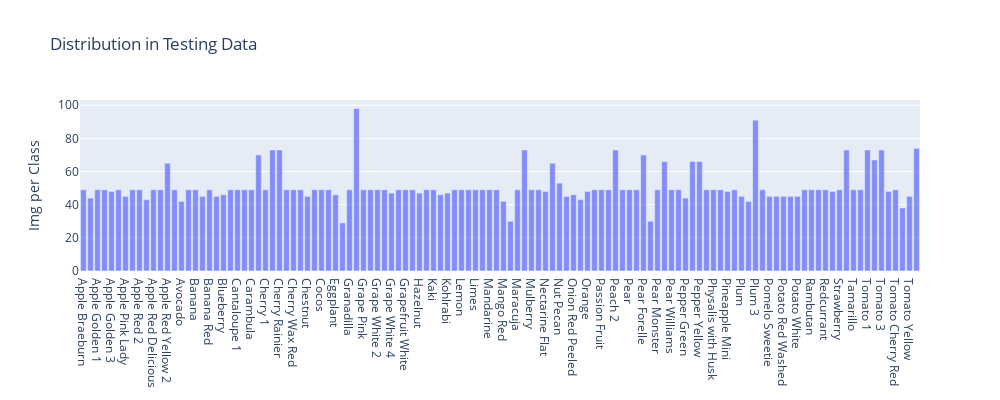

The notebook cell saved with this chart:
### Code cell
#Test Data Plot
configure_plotly_browser_state()
x1, y1 = create_stack_bar_data('classes', testing_data)
x1 = list(test_batches.class_indices.keys())

trace1 = go.Bar(x=x1, y=y1, opacity=0.75, name="Img per Class")
layout = dict(height=400, width=1000, title='Distribution in Testing Data', legend=dict(orientation="h"), 
                yaxis = dict(title = 'Img per Class'))
fig = go.Figure(data=[trace1], layout=layout);
iplot(fig);

### Figure 1 — Plotly figure (JSON) as saved in the notebook; plotly's stock layout.template omitted (floating-point values rounded to 4 significant figures)
{"data": [{"opacity": 0.75, "x": ["Apple Braeburn", "Apple Crimson Snow", "Apple Golden 1", "Apple Golden 2", "Apple Golden 3", "Apple Granny Smith", "Apple Pink Lady", "Apple Red 1", "Apple Red 2", "Apple Red 3", "Apple Red Delicious", "Apple Red Yellow 1", "Apple Red Yellow 2", "Apricot", "Avocado", "Avocado ripe", "Banana", "Banana Lady Finger", "Banana Red", "Beetroot", "Blueberry", "Cactus fruit", "Cantaloupe 1", "Cantaloupe 2", "Carambula", "Cauliflower", "Cherry 1", "Cherry 2", "Cherry Rainier", "Cherry Wax Black", "Cherry Wax Red", "Cherry Wax Yellow", "Chestnut", "Clementine", "Cocos", "Dates", "Eggplant", "Ginger Root", "Granadilla", "Grape Blue", "Grape Pink", "Grape White", "Grape White 2", "Grape White 3", "Grape White 4", "Grapefruit Pink", "Grapefruit White", "Guava", "Hazelnut", "Huckleberry", "Kaki", "Kiwi", "Kohlrabi", "Kumquats", "Lemon", "Lemon Meyer", "Limes", "Lychee", "Mandarine", "Mango", "Mango Red", "Mangostan", "Maracuja", "Melon Piel de Sapo", "Mulberry", "Nectarine", "Nectarine Flat", "Nut Forest", "Nut Pecan", "Onion Red", "Onion Red Peeled", "Onion White", "Orange", "Papaya", "Passion Fruit", "Peach", "Peach 2", "Peach Flat", "Pear", "Pear Abate", "Pear Forelle", "Pear Kaiser", "Pear Monster", "Pear Red", "Pear Williams", "Pepino", "Pepper Green", "Pepper Red", "Pepper Yellow", "Physalis", "Physalis with Husk", "Pineapple", "Pineapple Mini", "Pitahaya Red", "Plum", "Plum 2", "Plum 3", "Pomegranate", "Pomelo Sweetie", "Potato Red", "Potato Red Washed", "Potato Sweet", "Potato White", "Quince", "Rambutan", "Raspberry", "Redcurrant", "Salak", "Strawberry", "Strawberry Wedge", "Tamarillo", "Tangelo", "Tomato 1", "Tomato 2", "Tomato 3", "Tomato 4", "Tomato Cherry Red", "Tomato Maroon", "Tomato Yellow", "Walnut"], "type": "bar", "name": "Img per Class", "y": [49, 44, 49, 49, 48, 49, 45, 49, 49, 43, 49, 49, 65, 49, 42, 49, 49, 45, 49, 45, 46, 49, 49, 49, 49, 70, 49, 73, 73, 49, 49, 49, 45, 49, 49, 49, 46, 29, 49, 98, 49, 49, 49, 49, 47, 49, 49, 49, 47, 49, 49, 46, 47, 49, 49, 49, 49, 49, 49, 49, 42, 30, 49, 73, 49, 49, 48, 65, 53, 45, 46, 43, 48, 49, 49, 49, 73, 49, 49, 49, 70, 30, 49, 66, 49, 49, 44, 66, 66, 49, 49, 49, 48, 49, 45, 42, 91, 49, 45, 45, 45, 45, 45, 49, 49, 49, 49, 48, 49, 73, 49, 49, 73, 67, 73, 48, 49, 38, 45, 74]}], "layout": {"title": {"text": "Distribution in Testing Data"}, "yaxis": {"title": {"text": "Img per Class"}}, "height": 400, "width": 1000, "legend": {"orientation": "h"}}}
